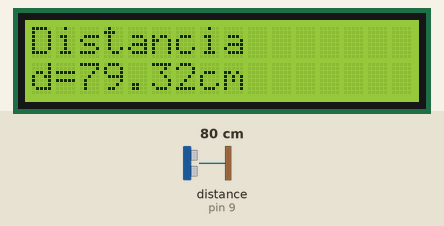
Recording of a sketch running on a simulated Arduino Uno, built with avr-gcc and run on an emulated ATmega328P. Parts: 16×2 character LCD. Wiring (inferred from the names in the program): ultrasonic range finder: trigger pin 8; echo pin 9. The test bench sets the inputs (shaded band); at power-on: distance to the obstacle (sensor on pin 9) 80 cm. The echo pulse lasts 58.3 µs per cm.

Above: at 1.2 s.
1.3 s: distance to the obstacle (sensor on pin 9) set to 2 cm
At 3.3 s:
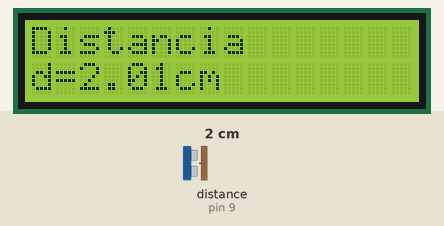
3.6 s: distance to the obstacle (sensor on pin 9) set to 60 cm
At 5.5 s:
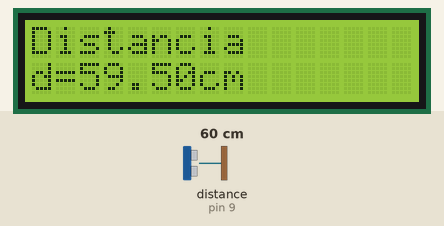
6.6 s: distance to the obstacle (sensor on pin 9) set to 4 cm
At 8.6 s:
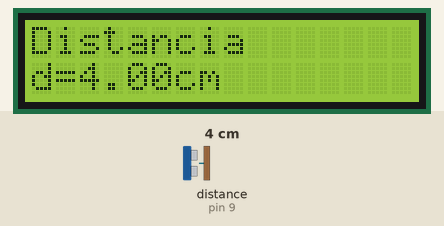
8.9 s: distance to the obstacle (sensor on pin 9) set to 60 cm
At 9.65 s:
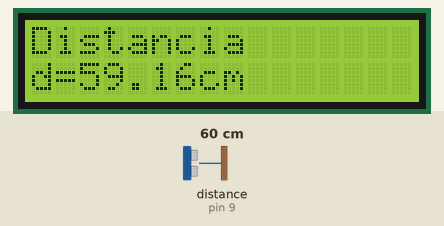
Timing chart, 0 to 11.9 s (numbered marks = the images above; inputs shaded):
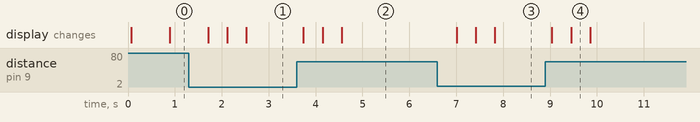

The sketch:

ultrasonico.ino
```cpp
#include <LiquidCrystal.h>
LiquidCrystal lcd(7,6,5,4,3,2);

#define echoPin 9 // Pin eco
#define trigPin 8 // Pin Trigger
int maximumRange = 200; // Rango maximo
int minimumRange = 0; // Rango minimo
float duration, distance; // Duracion usada para medir la duracion

void setup() {
 lcd.begin(16, 2);
 Serial.begin (9600);
 pinMode(trigPin, OUTPUT);
 pinMode(echoPin, INPUT);
}

void loop() {
 digitalWrite(trigPin, LOW);
 delayMicroseconds(2);
 digitalWrite(trigPin, HIGH);
 delayMicroseconds(10);
 digitalWrite(trigPin, LOW);

 //Medimos el tiempo que tarda en llegar el eco
 duration = pulseIn(echoPin, HIGH);
 //Calculamos la distancia
 distance = float (duration*0.017);

 //iniciamos el ciclo de la pantalla lcd
 PantallaLCD();
 }

 void PantallaLCD(){
            lcd.clear();
            lcd.write("Distancia");
            lcd.setCursor(0,1);
            lcd.write("d=");
            lcd.print(distance);
            lcd.write("cm");
            delay(400);
            return;
}
```

Measured:
- after the input at 1.3 s, the display: changes after 0.41 s (image 1)
- after the input at 3.6 s, the display: changes after 0.14 s (image 2)
- after the input at 6.6 s, the display: changes after 0.41 s (image 3)
- after the input at 8.9 s, the display: first changes after 0.14 s (image 4 shows a later state)
- what the display in image 4 shows lasts 0.5 s, from 9.4 s to 9.9 s
